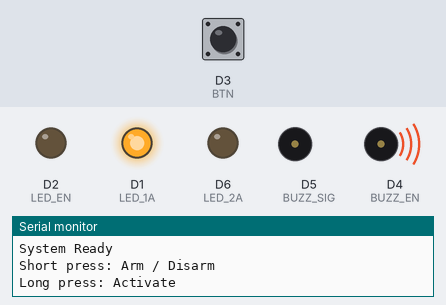
A sketch run on a simulated ESP8266 (NodeMCU). On the bench: output pins drawn as LEDs (lit = HIGH), buzzer (waves = sounding, pin HIGH), the last lines printed to the serial monitor. Dashed ring = blinking. Inputs (shaded band) come from the test bench; at power-on: D3 (BTN) HIGH.

Above: at 1.3 s.
1.4 s: D3 (BTN) pulled LOW for 0.15 s
At 1.65 s:
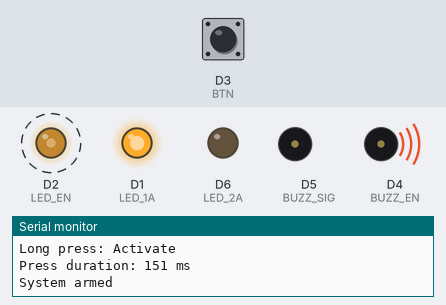
4.4 s: D3 (BTN) pulled LOW for 3.2 s
At 9.3 s:
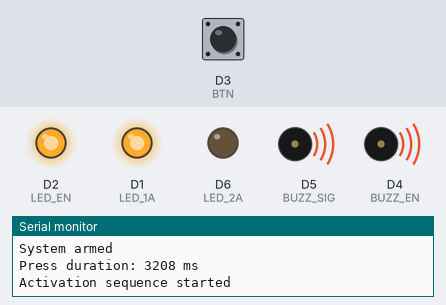
13.1 s: D3 (BTN) pulsed LOW 5 times (0.12 s each, 0.3 s apart)
At 14.62 s:
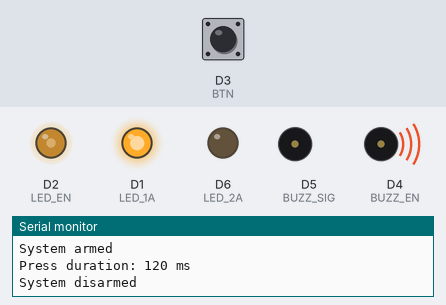
Timing chart, 0 to 16.3 s (numbered marks = the images above; inputs shaded):
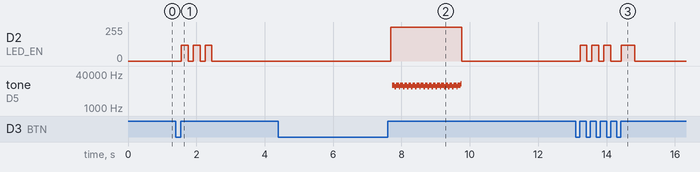

The sketch:

personal_safety_device.ino
```cpp
/*
  Personal Safety Device Prototype

  Hardware:
  - ESP8266
  - L293D Driver
  - Cree LED
  - Piezo Buzzer
  - Li-Po Battery
  - MT3608 Boost Converter

  Features:
  - Arm/disarm system
  - Long-press activation
  - High-intensity LED strobe
  - Ultrasonic buzzer output
  - Automatic disarming after activation

  Author: Izabelle Kirongozi
*/

// -------------------- PIN ASSIGNMENTS --------------------

#define BTN         D3    // GPIO0  - Push button (INPUT_PULLUP)
#define LED_1A      D1    // GPIO5  - L293D Pin2 (1A)
#define LED_2A      D6    // GPIO12 - L293D Pin7 (2A)
#define LED_EN      D2    // GPIO4  - L293D Pin1 (PWM Enable)

#define BUZZ_EN     D4    // GPIO2  - L293D Pin9 (Enable)
#define BUZZ_SIG    D5    // GPIO14 - L293D Pin10 (Signal)

// -------------------- CONFIGURATION --------------------

const int PWM_MAX         = 255;
const int PWM_BLINK       = 120;

const int BURST_DURATION  = 2000;   // ms
const int STROBE_ON_MS    = 25;     // ms
const int STROBE_OFF_MS   = 5;      // ms

const int LONG_PRESS_MS   = 1500;
const int SHORT_PRESS_MS  = 500;

// -------------------- SYSTEM STATE --------------------

bool armed = false;
bool buttonPressed = false;

unsigned long pressStartTime = 0;

// -------------------- LED CONTROL --------------------

inline void ledOn() {
  analogWrite(LED_EN, PWM_MAX);
}

inline void ledOff() {
  analogWrite(LED_EN, 0);
}

inline void setLedBrightness(int pwmValue) {
  analogWrite(LED_EN, constrain(pwmValue, 0, 255));
}

// -------------------- SETUP --------------------

void setup() {

  Serial.begin(115200);
  delay(100);

  pinMode(BTN, INPUT_PULLUP);

  pinMode(LED_1A, OUTPUT);
  pinMode(LED_2A, OUTPUT);
  pinMode(LED_EN, OUTPUT);

  pinMode(BUZZ_EN, OUTPUT);
  pinMode(BUZZ_SIG, OUTPUT);

  // Configure LED channel

  digitalWrite(LED_1A, HIGH);
  digitalWrite(LED_2A, LOW);

  ledOff();

  // Configure buzzer channel

  digitalWrite(BUZZ_EN, HIGH);
  digitalWrite(BUZZ_SIG, LOW);

  Serial.println();
  Serial.println("Personal Safety Device");
  Serial.println("System Ready");
  Serial.println("Short press: Arm / Disarm");
  Serial.println("Long press: Activate");
}

// -------------------- ULTRASONIC BURST --------------------

void ultrasonicBurst(int durationMs) {

  unsigned long startTime = millis();
  unsigned int cycleCount = 0;

  while (millis() - startTime < (unsigned long)durationMs) {

    digitalWrite(BUZZ_SIG, HIGH);
    delayMicroseconds(12);

    digitalWrite(BUZZ_SIG, LOW);
    delayMicroseconds(13);

    if ((++cycleCount & 0x3FF) == 0) {
      yield();
    }
  }

  digitalWrite(BUZZ_SIG, LOW);
}

// -------------------- ACTIVATION SEQUENCE --------------------

void triggerSequence() {

  Serial.println("Activation sequence started");

  // Fast fade in

  for (int pwm = 0; pwm <= PWM_MAX; pwm += 17) {
    setLedBrightness(pwm);
    delay(5);
  }

  ledOn();

  unsigned long startTime = millis();
  int flashCount = 0;

  while (millis() - startTime < (unsigned long)BURST_DURATION) {

    ledOn();

    ultrasonicBurst(STROBE_ON_MS);

    ledOff();

    delay(STROBE_OFF_MS);

    flashCount++;

    yield();
  }

  // Fade out

  for (int pwm = PWM_MAX; pwm >= 0; pwm -= 17) {
    setLedBrightness(pwm);
    delay(4);
  }

  ledOff();

  digitalWrite(BUZZ_SIG, LOW);

  Serial.print("Sequence complete. Flashes emitted: ");
  Serial.println(flashCount);

  Serial.println("Device disarmed");

  armed = false;
}

// -------------------- STATUS INDICATOR --------------------

void blinkLed(int times, int pwmValue, int onMs, int offMs) {

  for (int i = 0; i < times; i++) {

    setLedBrightness(pwmValue);

    delay(onMs);

    ledOff();

    if (i < times - 1) {
      delay(offMs);
    }
  }

  delay(offMs);
}

// -------------------- MAIN LOOP --------------------

void loop() {

  bool buttonState = digitalRead(BTN);

  // Button pressed

  if (buttonState == LOW && !buttonPressed) {

    pressStartTime = millis();

    buttonPressed = true;
  }

  // Button released

  if (buttonState == HIGH && buttonPressed) {

    unsigned long pressDuration = millis() - pressStartTime;

    buttonPressed = false;

    Serial.print("Press duration: ");
    Serial.print(pressDuration);
    Serial.println(" ms");

    // Short press: arm/disarm

    if (pressDuration < (unsigned long)SHORT_PRESS_MS) {

      armed = !armed;

      if (armed) {

        Serial.println("System armed");

        blinkLed(3, PWM_BLINK, 200, 150);

      } else {

        Serial.println("System disarmed");

        blinkLed(1, PWM_BLINK, 400, 0);
      }

    }
    // Ignore medium press

    else if (pressDuration < (unsigned long)LONG_PRESS_MS) {

      Serial.println("Input ignored");

    }
    // Long press: activate

    else {

      if (armed) {

        triggerSequence();

      } else {

        Serial.println("Cannot activate. System not armed.");

        blinkLed(5, 60, 70, 70);
      }
    }
  }

  delay(10);
}
```

Measured:
- after the input at 1.4 s, D2 (LED_EN): alternates 120/255 for 0.20 s and 0/255 for 0.15 s, 6 changes in all, then stays 0/255, starting after 0.16 s
- after the input at 4.4 s, D2 (LED_EN): 0/255 → 255/255 after 3.3 s, → 0/255 2.1 s later; tone on D5 (BUZZ_SIG): plays 11904 Hz for 0.08 s, 10109 Hz for 0.04 s, 11908 Hz for 0.08 s, 10107 Hz for 0.04 s, 11908 Hz for 0.08 s, 10107 Hz for 0.04 s … (34 notes in this stretch), starting after 3.3 s
- after the input at 13.1 s, D2 (LED_EN): 0/255 → 120/255 after 0.12 s, → 0/255 0.20 s later, → 120/255 0.15 s later, → 0/255 0.20 s later, … (8 changes in this stretch)
